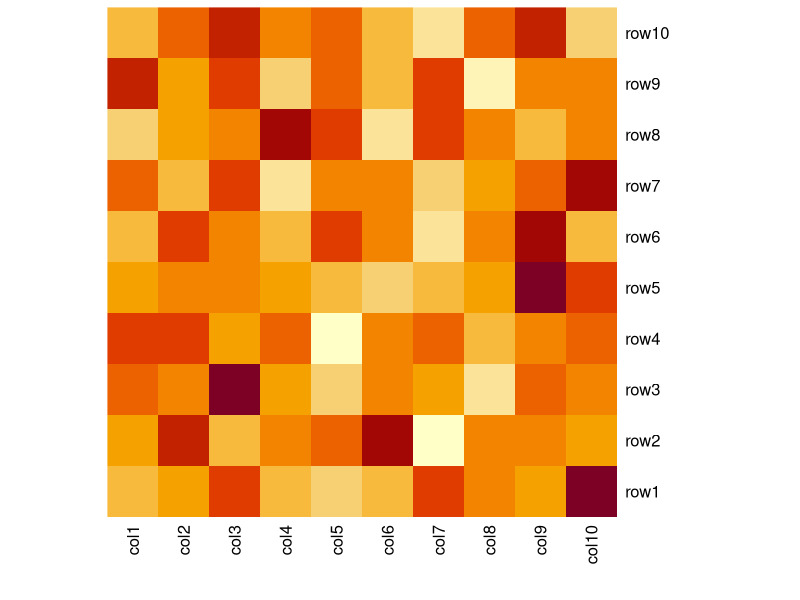

Generate this figure with R:
#2. Simulate a simple dataset of 10 points.Create a heat map to visualize relationships between
#the variables. A heat map is agraphical representation of data where the data values are
#represented as colours.

data <- matrix(rnorm(100, 0, 10), nrow = 10, ncol = 10)           # Create example data
colnames(data) <- paste0("col", 1:10)                             # Column names
rownames(data) <- paste0("row", 1:10)   
View (data)
heatmap(data, Rowv = NA, Colv = NA)
